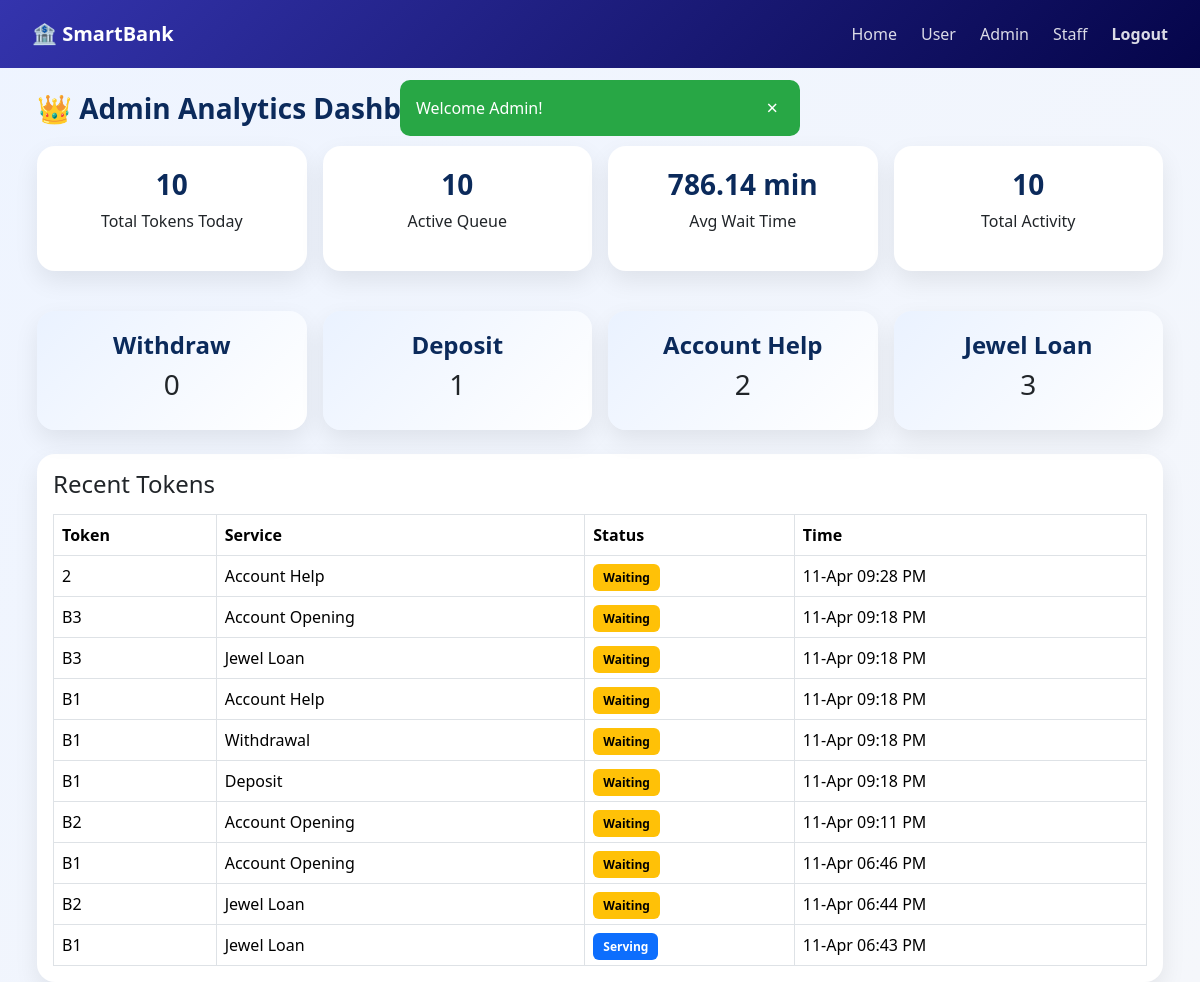
The page /admin (signed in) on the database as committed earlier.
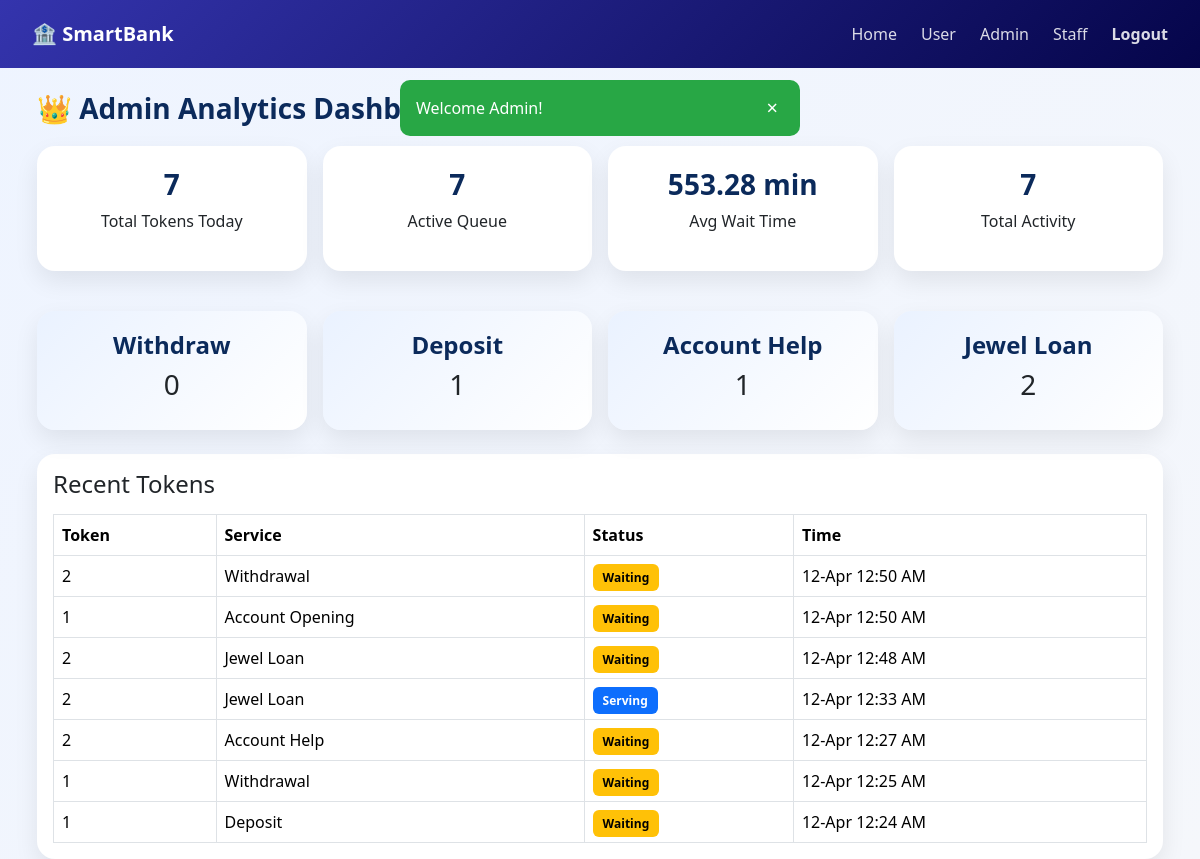
The same page on the database as committed later.
### app/models.py (models this page shows)
class Token(db.Model):
    __tablename__ = "token"
    id = db.Column(db.Integer, primary_key=True)
    token_number = db.Column(db.String(10), nullable=False)
    service_type = db.Column(db.String(50), nullable=False)
    status = db.Column(
        db.String(20),
        default="waiting"
    )
    user_id = db.Column(
        db.Integer,
        db.ForeignKey("user.id"),
        nullable=False
    )
    assigned_employee_id = db.Column(
        db.Integer,
        db.ForeignKey("user.id"),
        nullable=True
    )
    created_at = db.Column(
        db.DateTime,
        default=datetime.utcnow
    )
    served_at = db.Column(db.DateTime, nullable=True)
    completed_at = db.Column(db.DateTime, nullable=True)

### app/routes/admin.py (the view)
    @app.route("/admin")
    def admin_dashboard():
        if session.get("role") != "admin":
            return redirect("/login")
        flash("Welcome Admin!","success")
        tokens = Token.query.order_by(Token.created_at.desc()).all()
        today = date.today()
        total_tokens = Token.query.count()
        active_queue = Token.query.filter(
            Token.status.in_(["waiting", "serving"])
        ).count()
        waiting_tokens = Token.query.filter(Token.status == "waiting").all()
        avg_wait_time = 0
        if waiting_tokens:
            total_wait = sum(
                [(datetime.utcnow() - t.created_at).total_seconds()
                 for t in waiting_tokens]
            )
            avg_wait_time = round(total_wait / len(waiting_tokens) / 60, 2)  # in minutes
        withdraw = Token.query.filter_by(service_type="Withdraw").count()
        deposit = Token.query.filter_by(service_type="Deposit").count()
        account = Token.query.filter_by(service_type="Account Help").count()
        loan = Token.query.filter_by(service_type="Jewel Loan").count()
        recent = Token.query.order_by(Token.created_at.desc()).limit(10).all()
        return render_template(
            "dashboard_admin.html",
            total_tokens=total_tokens,
            active_tokens=active_queue,
            avg_wait_time=avg_wait_time,
            withdraw=withdraw,
            deposit=deposit,
            account=account,
            loan=loan,
            recent=recent
        )

### app/__init__.py (called while the page is built)
@login_manager.user_loader
def load_user(user_id):
    return User.query.get(int(user_id))

@app.template_filter("ist_time")
def ist_time(value):
    if not value:
        return "-"
    if value.tzinfo is None:
        value = pytz.utc.localize(value)
    return value.astimezone(IST).strftime("%d-%b %I:%M %p")

### app/templates/dashboard_admin.html (shortened to what this page needs)
{% extends "base.html" %}
{% block content %}
<div class="container container-box mt-4">
    <h3 class="page-title">👑 Admin Analytics Dashboard</h3>
    <div class="row g-3">
        <div class="col-md-3">
            <div class="stat-card">
                <h3>{{ total_tokens }}</h3>
                <p>Total Tokens Today</p>
            </div>
        </div>
        <div class="col-md-3">
            <div class="stat-card">
                <h3>{{ active_tokens }}</h3>
                <p>Active Queue</p>
            </div>
        </div>
        <div class="col-md-3">
            <div class="stat-card">
                <h3>{{ avg_wait_time }} min</h3>
                <p>Avg Wait Time</p>
            </div>
        </div>
        <div class="col-md-3">
            <div class="stat-card">
                <h3>{{ total_tokens }}</h3>
                <p>Total Activity</p>
            </div>
        </div>
    </div>
    <div class="row mt-4 g-3">
        <div class="col-md-3">
            <div class="service-card">
                <h4>Withdraw</h4>
                <h3>{{ withdraw }}</h3>
            </div>
        </div>
        <div class="col-md-3">
            <div class="service-card">
                <h4>Deposit</h4>
                <h3>{{ deposit }}</h3>
            </div>
        </div>
        <div class="col-md-3">
            <div class="service-card">
                <h4>Account Help</h4>
                <h3>{{ account }}</h3>
            </div>
        </div>
        <div class="col-md-3">
            <div class="service-card">
                <h4>Jewel Loan</h4>
                <h3>{{ loan }}</h3>
            </div>
        </div>
    </div>
    <div class="table-card mt-4 p-3">
        <h4 class="mb-3">Recent Tokens</h4>
        <table class="table table-bordered mb-0">
            <thead>
                <tr>
                    <th>Token</th>
                    <th>Service</th>
                    <th>Status</th>
                    <th>Time</th>
                </tr>
            </thead>
            <tbody>
                {% for t in recent %}
                <tr>
                    <td>{{ t.token_number }}</td>
                    <td>{{ t.service_type }}</td>
                    <td>
                        {% if t.status == "waiting" %}
                            <span class="badge-status waiting">Waiting</span>
                        {% elif t.status == "serving" %}
                            <span class="badge-status serving">Serving</span>
                        {% else %}
                            <span class="badge-status done">Done</span>
                        {% endif %}
                    </td>
                    <td>
                        {% if t.created_at %}
                            {{ t.created_at|ist_time }}
                        {% else %}
                            -
                        {% endif %}
                    </td>
                </tr>
                {% endfor %}
            </tbody>
        </table>
    </div>
</div>
{% endblock %}

### app/templates/base.html (shortened to what this page needs)
<!DOCTYPE html>
<html lang="en">
<head>
    <link href="https://cdn.jsdelivr.net/npm/bootstrap@5.3.3/dist/css/bootstrap.min.css" rel="stylesheet">
</head>
<body>
<nav class="navbar navbar-expand-lg sticky-top navbar-dark"
     style="background: linear-gradient(135deg, rgb(52, 52, 173), #05054a);">
    <div class="container-fluid">
        <a class="navbar-brand" href="/">🏦 SmartBank</a>
        <div class="ms-auto d-none d-lg-flex align-items-center gap-4">
    <a class="nav-link" href="/">Home</a>
    <a class="nav-link" href="{{url_for('user_dashboard')}}">User</a>
    <a class="nav-link" href="{{url_for('admin_dashboard')}}">Admin</a>
    <a class="nav-link" href="{{url_for('employee_dashboard')}}">Staff</a>
    <a class="nav-link text-danger fw-semibold" href="/logout">
        Logout
    </a>
</div>
        </div>
</nav>
<div class="flash-container">
{% with messages = get_flashed_messages(with_categories=true) %}
    {% for category, message in messages %}
        <div class="flash-message alert-{{ category }}">
            <span>{{ message }}</span>
            <button class="close-btn">&times;</button>
        </div>
    {% endfor %}
{% endwith %}
</div>
{% block content %}{% endblock %}
</body>
</html>

### app/templates/base.html (style rules this page uses)
body { margin: 0; font-family: 'Poppins', sans-serif; background: #f4f7fb; }
.navbar { padding: 14px 20px; }
.navbar-brand { font-weight: 700; }
.nav-link { color: rgba(255,255,255,0.85) !important; }
.flash-container { position: fixed; top: 80px; left: 50%; transform: translateX(-50%); z-index: 9999; width: 90%; max-width: 400px; }
.flash-message { display: flex; justify-content: space-between; align-items: center; padding: 12px 16px; margin-bottom: 10px; border-radius: 10px; color: #fff; font-weight: 500; animation: slideDown 0.4s ease; }
.alert-success { background: #28a745; }
.close-btn { background: none; border: none; font-size: 20px; color: inherit; cursor: pointer; }

### app/templates/dashboard_admin.html (style rules this page uses)
body { background: linear-gradient(135deg, #eef4ff, #f5f7fb); font-family: 'Segoe UI', sans-serif; }
.container-box { max-width: 1150px; margin: auto; }
.page-title { font-weight: 800; color: #0b2a5b; margin-bottom: 20px; }
.stat-card { border: none; border-radius: 18px; box-shadow: 0 10px 25px rgba(0,0,0,0.08); text-align: center; padding: 22px; background: white; transition: 0.3s ease; }
.stat-card h3 { font-weight: 800; color: #0b2a5b; }
.service-card { border: none; border-radius: 18px; padding: 20px; text-align: center; background: linear-gradient(135deg, #eaf2ff, #ffffff); box-shadow: 0 10px 25px rgba(0,0,0,0.08); transition: 0.3s ease; }
.service-card h4 { font-weight: 700; color: #0b2a5b; }
.table-card { border: none; border-radius: 18px; background: white; box-shadow: 0 10px 25px rgba(0,0,0,0.08); overflow: hidden; }
.table thead { background: #0b2a5b; color: white; }
.badge-status { padding: 5px 10px; border-radius: 6px; font-weight: 600; font-size: 12px; }
.waiting { background: #ffc107; color: black; }
.serving { background: #0d6efd; color: white; }

Rows that differ between the two databases and show on the page:
removed Token: token_number "2", service_type "Account Help", status "Waiting", created_at|ist_time "11-Apr 09:28 PM"
removed Token: token_number "B3", service_type "Account Opening", status "Waiting", created_at|ist_time "11-Apr 09:18 PM"
removed Token: token_number "B3", service_type "Jewel Loan", status "Waiting", created_at|ist_time "11-Apr 09:18 PM"
removed Token: token_number "B1", service_type "Account Help", status "Waiting", created_at|ist_time "11-Apr 09:18 PM"
removed Token: token_number "B1", service_type "Withdrawal", status "Waiting", created_at|ist_time "11-Apr 09:18 PM"
removed Token: token_number "B1", service_type "Deposit", status "Waiting", created_at|ist_time "11-Apr 09:18 PM"
removed Token: token_number "B2", service_type "Account Opening", status "Waiting", created_at|ist_time "11-Apr 09:11 PM"
removed Token: token_number "B1", service_type "Account Opening", status "Waiting", created_at|ist_time "11-Apr 06:46 PM"
removed Token: token_number "B2", service_type "Jewel Loan", status "Waiting", created_at|ist_time "11-Apr 06:44 PM"
removed Token: token_number "B1", service_type "Jewel Loan", status "Serving", created_at|ist_time "11-Apr 06:43 PM"
added Token: token_number "2", service_type "Withdrawal", status "Waiting", created_at|ist_time "12-Apr 12:50 AM"
added Token: token_number "1", service_type "Account Opening", status "Waiting", created_at|ist_time "12-Apr 12:50 AM"
added Token: token_number "2", service_type "Jewel Loan", status "Waiting", created_at|ist_time "12-Apr 12:48 AM"
added Token: token_number "2", service_type "Jewel Loan", status "Serving", created_at|ist_time "12-Apr 12:33 AM"
added Token: token_number "2", service_type "Account Help", status "Waiting", created_at|ist_time "12-Apr 12:27 AM"
added Token: token_number "1", service_type "Withdrawal", status "Waiting", created_at|ist_time "12-Apr 12:25 AM"
added Token: token_number "1", service_type "Deposit", status "Waiting", created_at|ist_time "12-Apr 12:24 AM"
Other text that changed with them:
{{ total_tokens }}: "10" → "7"
{{ active_tokens }}: "10" → "7"
{{ avg_wait_time }}: "786.14" → "553.28"
{{ account }}: "2" → "1"
{{ loan }}: "3" → "2"
